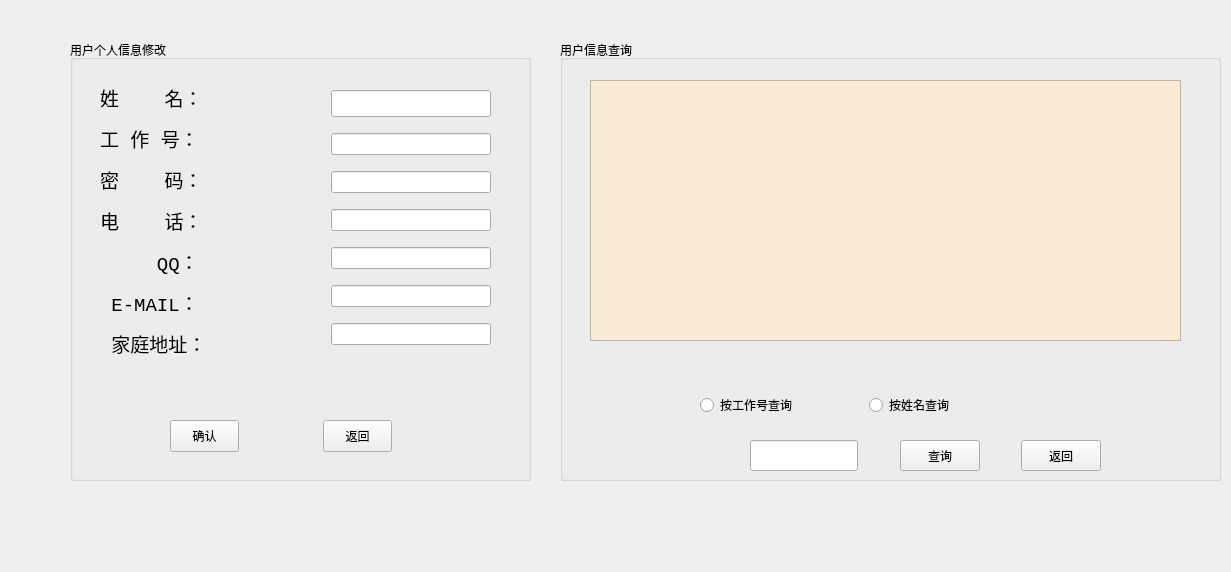
<?xml version="1.0" encoding="UTF-8"?>
<ui version="4.0">
 <class>UserManage</class>
 <widget class="QWidget" name="UserManage">
  <property name="geometry">
   <rect>
    <x>0</x>
    <y>0</y>
    <width>1231</width>
    <height>572</height>
   </rect>
  </property>
  <property name="sizePolicy">
   <sizepolicy hsizetype="Expanding" vsizetype="Expanding">
    <horstretch>0</horstretch>
    <verstretch>0</verstretch>
   </sizepolicy>
  </property>
  <property name="windowTitle">
   <string>修改用户信息</string>
  </property>
  <property name="autoFillBackground">
   <bool>true</bool>
  </property>
  <property name="styleSheet">
   <string notr="true"/>
  </property>
  <widget class="QGroupBox" name="rightGroupBox">
   <property name="geometry">
    <rect>
     <x>560</x>
     <y>40</y>
     <width>661</width>
     <height>441</height>
    </rect>
   </property>
   <property name="sizePolicy">
    <sizepolicy hsizetype="Expanding" vsizetype="Expanding">
     <horstretch>0</horstretch>
     <verstretch>0</verstretch>
    </sizepolicy>
   </property>
   <property name="styleSheet">
    <string notr="true"/>
   </property>
   <property name="title">
    <string>用户信息查询</string>
   </property>
   <widget class="QTableView" name="userInfoSearchView">
    <property name="geometry">
     <rect>
      <x>30</x>
      <y>40</y>
      <width>591</width>
      <height>261</height>
     </rect>
    </property>
    <property name="styleSheet">
     <string notr="true">color: rgb(0, 0, 0);
background-color: rgb(250, 235, 215);</string>
    </property>
   </widget>
   <widget class="QWidget" name="layoutWidget_2">
    <property name="geometry">
     <rect>
      <x>140</x>
      <y>350</y>
      <width>331</width>
      <height>30</height>
     </rect>
    </property>
    <layout class="QHBoxLayout" name="horizontalLayout_9">
     <item>
      <widget class="QRadioButton" name="numradio">
       <property name="styleSheet">
        <string notr="true"/>
       </property>
       <property name="text">
        <string>按工作号查询</string>
       </property>
      </widget>
     </item>
     <item>
      <widget class="QRadioButton" name="nameradio">
       <property name="styleSheet">
        <string notr="true"/>
       </property>
       <property name="text">
        <string>按姓名查询</string>
       </property>
      </widget>
     </item>
    </layout>
   </widget>
   <widget class="QWidget" name="layoutWidget">
    <property name="geometry">
     <rect>
      <x>190</x>
      <y>400</y>
      <width>351</width>
      <height>31</height>
     </rect>
    </property>
    <layout class="QHBoxLayout" name="horizontalLayout_3">
     <item>
      <widget class="QLineEdit" name="inputline">
       <property name="sizePolicy">
        <sizepolicy hsizetype="Expanding" vsizetype="Expanding">
         <horstretch>0</horstretch>
         <verstretch>0</verstretch>
        </sizepolicy>
       </property>
       <property name="styleSheet">
        <string notr="true"/>
       </property>
      </widget>
     </item>
     <item>
      <spacer name="horizontalSpacer_3">
       <property name="orientation">
        <enum>Qt::Horizontal</enum>
       </property>
       <property name="sizeHint" stdset="0">
        <size>
         <width>18</width>
         <height>28</height>
        </size>
       </property>
      </spacer>
     </item>
     <item>
      <widget class="QPushButton" name="searchbtn">
       <property name="sizePolicy">
        <sizepolicy hsizetype="Expanding" vsizetype="Expanding">
         <horstretch>0</horstretch>
         <verstretch>0</verstretch>
        </sizepolicy>
       </property>
       <property name="styleSheet">
        <string notr="true"/>
       </property>
       <property name="text">
        <string>查询</string>
       </property>
      </widget>
     </item>
     <item>
      <spacer name="horizontalSpacer_5">
       <property name="orientation">
        <enum>Qt::Horizontal</enum>
       </property>
       <property name="sizeHint" stdset="0">
        <size>
         <width>18</width>
         <height>28</height>
        </size>
       </property>
      </spacer>
     </item>
     <item>
      <widget class="QPushButton" name="returnbtn">
       <property name="sizePolicy">
        <sizepolicy hsizetype="Expanding" vsizetype="Expanding">
         <horstretch>0</horstretch>
         <verstretch>0</verstretch>
        </sizepolicy>
       </property>
       <property name="styleSheet">
        <string notr="true"/>
       </property>
       <property name="text">
        <string>返回</string>
       </property>
      </widget>
     </item>
    </layout>
   </widget>
  </widget>
  <widget class="QGroupBox" name="leftGroupBox">
   <property name="geometry">
    <rect>
     <x>70</x>
     <y>40</y>
     <width>461</width>
     <height>441</height>
    </rect>
   </property>
   <property name="sizePolicy">
    <sizepolicy hsizetype="Expanding" vsizetype="Expanding">
     <horstretch>0</horstretch>
     <verstretch>0</verstretch>
    </sizepolicy>
   </property>
   <property name="styleSheet">
    <string notr="true"/>
   </property>
   <property name="title">
    <string>用户个人信息修改</string>
   </property>
   <widget class="QWidget" name="layoutWidget">
    <property name="geometry">
     <rect>
      <x>100</x>
      <y>380</y>
      <width>222</width>
      <height>32</height>
     </rect>
    </property>
    <layout class="QHBoxLayout" name="horizontalLayout_8">
     <item>
      <widget class="QPushButton" name="confirmbtn">
       <property name="sizePolicy">
        <sizepolicy hsizetype="Preferred" vsizetype="Preferred">
         <horstretch>0</horstretch>
         <verstretch>0</verstretch>
        </sizepolicy>
       </property>
       <property name="minimumSize">
        <size>
         <width>60</width>
         <height>30</height>
        </size>
       </property>
       <property name="styleSheet">
        <string notr="true"/>
       </property>
       <property name="text">
        <string>确认</string>
       </property>
      </widget>
     </item>
     <item>
      <spacer name="horizontalSpacer">
       <property name="orientation">
        <enum>Qt::Horizontal</enum>
       </property>
       <property name="sizeHint" stdset="0">
        <size>
         <width>88</width>
         <height>20</height>
        </size>
       </property>
      </spacer>
     </item>
     <item>
      <widget class="QPushButton" name="canclebtn">
       <property name="sizePolicy">
        <sizepolicy hsizetype="Preferred" vsizetype="Preferred">
         <horstretch>0</horstretch>
         <verstretch>0</verstretch>
        </sizepolicy>
       </property>
       <property name="minimumSize">
        <size>
         <width>60</width>
         <height>30</height>
        </size>
       </property>
       <property name="styleSheet">
        <string notr="true"/>
       </property>
       <property name="text">
        <string>返回</string>
       </property>
      </widget>
     </item>
    </layout>
   </widget>
   <widget class="QWidget" name="layoutWidget">
    <property name="geometry">
     <rect>
      <x>30</x>
      <y>40</y>
      <width>391</width>
      <height>281</height>
     </rect>
    </property>
    <layout class="QHBoxLayout" name="horizontalLayout">
     <item>
      <layout class="QVBoxLayout" name="verticalLayout">
       <item>
        <widget class="QLabel" name="label_7">
         <property name="sizePolicy">
          <sizepolicy hsizetype="Minimum" vsizetype="Preferred">
           <horstretch>0</horstretch>
           <verstretch>0</verstretch>
          </sizepolicy>
         </property>
         <property name="minimumSize">
          <size>
           <width>0</width>
           <height>0</height>
          </size>
         </property>
         <property name="font">
          <font>
           <family>Courier New</family>
           <pointsize>14</pointsize>
          </font>
         </property>
         <property name="styleSheet">
          <string notr="true"/>
         </property>
         <property name="text">
          <string>姓    名：</string>
         </property>
         <property name="buddy">
          <cstring>nameLineEdit</cstring>
         </property>
        </widget>
       </item>
       <item>
        <widget class="QLabel" name="label_6">
         <property name="sizePolicy">
          <sizepolicy hsizetype="Fixed" vsizetype="Preferred">
           <horstretch>0</horstretch>
           <verstretch>0</verstretch>
          </sizepolicy>
         </property>
         <property name="minimumSize">
          <size>
           <width>0</width>
           <height>0</height>
          </size>
         </property>
         <property name="font">
          <font>
           <family>Courier New</family>
           <pointsize>14</pointsize>
          </font>
         </property>
         <property name="text">
          <string>工 作 号：</string>
         </property>
         <property name="buddy">
          <cstring>numLineEdit</cstring>
         </property>
        </widget>
       </item>
       <item>
        <widget class="QLabel" name="label_5">
         <property name="sizePolicy">
          <sizepolicy hsizetype="Fixed" vsizetype="Preferred">
           <horstretch>0</horstretch>
           <verstretch>0</verstretch>
          </sizepolicy>
         </property>
         <property name="minimumSize">
          <size>
           <width>0</width>
           <height>0</height>
          </size>
         </property>
         <property name="font">
          <font>
           <family>Courier New</family>
           <pointsize>14</pointsize>
          </font>
         </property>
         <property name="text">
          <string>密    码：</string>
         </property>
         <property name="buddy">
          <cstring>passwordLineEdit</cstring>
         </property>
        </widget>
       </item>
       <item>
        <widget class="QLabel" name="label">
         <property name="sizePolicy">
          <sizepolicy hsizetype="Fixed" vsizetype="Preferred">
           <horstretch>0</horstretch>
           <verstretch>0</verstretch>
          </sizepolicy>
         </property>
         <property name="font">
          <font>
           <family>Courier New</family>
           <pointsize>14</pointsize>
          </font>
         </property>
         <property name="text">
          <string>电    话：</string>
         </property>
         <property name="buddy">
          <cstring>telephoneLineEdit</cstring>
         </property>
        </widget>
       </item>
       <item>
        <widget class="QLabel" name="label_2">
         <property name="sizePolicy">
          <sizepolicy hsizetype="Fixed" vsizetype="Preferred">
           <horstretch>0</horstretch>
           <verstretch>0</verstretch>
          </sizepolicy>
         </property>
         <property name="minimumSize">
          <size>
           <width>0</width>
           <height>0</height>
          </size>
         </property>
         <property name="font">
          <font>
           <family>Courier New</family>
           <pointsize>14</pointsize>
          </font>
         </property>
         <property name="styleSheet">
          <string notr="true"/>
         </property>
         <property name="text">
          <string>     QQ：           </string>
         </property>
         <property name="buddy">
          <cstring>qqLineEdit</cstring>
         </property>
        </widget>
       </item>
       <item>
        <widget class="QLabel" name="label_3">
         <property name="sizePolicy">
          <sizepolicy hsizetype="Fixed" vsizetype="Preferred">
           <horstretch>0</horstretch>
           <verstretch>0</verstretch>
          </sizepolicy>
         </property>
         <property name="minimumSize">
          <size>
           <width>0</width>
           <height>0</height>
          </size>
         </property>
         <property name="font">
          <font>
           <family>Courier New</family>
           <pointsize>14</pointsize>
           <weight>50</weight>
           <bold>false</bold>
          </font>
         </property>
         <property name="styleSheet">
          <string notr="true"/>
         </property>
         <property name="text">
          <string> E-MAIL：   </string>
         </property>
         <property name="buddy">
          <cstring>emailLineEdit</cstring>
         </property>
        </widget>
       </item>
       <item>
        <widget class="QLabel" name="label_4">
         <property name="sizePolicy">
          <sizepolicy hsizetype="Fixed" vsizetype="Preferred">
           <horstretch>0</horstretch>
           <verstretch>0</verstretch>
          </sizepolicy>
         </property>
         <property name="minimumSize">
          <size>
           <width>0</width>
           <height>0</height>
          </size>
         </property>
         <property name="font">
          <font>
           <family>Courier New</family>
           <pointsize>14</pointsize>
           <weight>50</weight>
           <bold>false</bold>
          </font>
         </property>
         <property name="text">
          <string> 家庭地址：</string>
         </property>
         <property name="buddy">
          <cstring>adressLineEdit</cstring>
         </property>
        </widget>
       </item>
      </layout>
     </item>
     <item>
      <layout class="QVBoxLayout" name="verticalLayout_2">
       <item>
        <widget class="QLineEdit" name="nameLineEdit">
         <property name="enabled">
          <bool>true</bool>
         </property>
         <property name="sizePolicy">
          <sizepolicy hsizetype="Preferred" vsizetype="Fixed">
           <horstretch>0</horstretch>
           <verstretch>0</verstretch>
          </sizepolicy>
         </property>
         <property name="font">
          <font>
           <family>Courier New</family>
           <pointsize>12</pointsize>
           <weight>50</weight>
           <italic>false</italic>
           <bold>false</bold>
          </font>
         </property>
         <property name="styleSheet">
          <string notr="true">font: 12pt &quot;Courier New&quot;;
</string>
         </property>
         <property name="text">
          <string/>
         </property>
        </widget>
       </item>
       <item>
        <widget class="QLineEdit" name="numLineEdit">
         <property name="sizePolicy">
          <sizepolicy hsizetype="Preferred" vsizetype="Fixed">
           <horstretch>0</horstretch>
           <verstretch>0</verstretch>
          </sizepolicy>
         </property>
         <property name="styleSheet">
          <string notr="true">font: 12pt &quot;Courier New&quot;;</string>
         </property>
         <property name="text">
          <string/>
         </property>
        </widget>
       </item>
       <item>
        <widget class="QLineEdit" name="passwordLineEdit">
         <property name="sizePolicy">
          <sizepolicy hsizetype="Preferred" vsizetype="Fixed">
           <horstretch>0</horstretch>
           <verstretch>0</verstretch>
          </sizepolicy>
         </property>
         <property name="styleSheet">
          <string notr="true">font: 12pt &quot;Courier New&quot;;</string>
         </property>
         <property name="text">
          <string/>
         </property>
        </widget>
       </item>
       <item>
        <widget class="QLineEdit" name="telephoneLineEdit">
         <property name="enabled">
          <bool>true</bool>
         </property>
         <property name="sizePolicy">
          <sizepolicy hsizetype="Preferred" vsizetype="Fixed">
           <horstretch>0</horstretch>
           <verstretch>0</verstretch>
          </sizepolicy>
         </property>
         <property name="styleSheet">
          <string notr="true">font: 12pt &quot;Courier New&quot;;</string>
         </property>
         <property name="text">
          <string/>
         </property>
        </widget>
       </item>
       <item>
        <widget class="QLineEdit" name="qqLineEdit">
         <property name="sizePolicy">
          <sizepolicy hsizetype="Preferred" vsizetype="Fixed">
           <horstretch>0</horstretch>
           <verstretch>0</verstretch>
          </sizepolicy>
         </property>
         <property name="styleSheet">
          <string notr="true">font: 12pt &quot;Courier New&quot;;</string>
         </property>
        </widget>
       </item>
       <item>
        <widget class="QLineEdit" name="emailLineEdit">
         <property name="sizePolicy">
          <sizepolicy hsizetype="Preferred" vsizetype="Fixed">
           <horstretch>0</horstretch>
           <verstretch>0</verstretch>
          </sizepolicy>
         </property>
         <property name="styleSheet">
          <string notr="true">font: 12pt &quot;Courier New&quot;;</string>
         </property>
        </widget>
       </item>
       <item>
        <widget class="QLineEdit" name="adressLineEdit">
         <property name="sizePolicy">
          <sizepolicy hsizetype="Preferred" vsizetype="Fixed">
           <horstretch>0</horstretch>
           <verstretch>0</verstretch>
          </sizepolicy>
         </property>
         <property name="styleSheet">
          <string notr="true">font: 12pt &quot;Courier New&quot;;</string>
         </property>
        </widget>
       </item>
      </layout>
     </item>
    </layout>
   </widget>
  </widget>
 </widget>
 <tabstops>
  <tabstop>numradio</tabstop>
  <tabstop>nameradio</tabstop>
  <tabstop>userInfoSearchView</tabstop>
  <tabstop>inputline</tabstop>
  <tabstop>searchbtn</tabstop>
  <tabstop>returnbtn</tabstop>
  <tabstop>nameLineEdit</tabstop>
  <tabstop>numLineEdit</tabstop>
  <tabstop>passwordLineEdit</tabstop>
  <tabstop>telephoneLineEdit</tabstop>
  <tabstop>qqLineEdit</tabstop>
  <tabstop>adressLineEdit</tabstop>
  <tabstop>emailLineEdit</tabstop>
  <tabstop>canclebtn</tabstop>
  <tabstop>confirmbtn</tabstop>
 </tabstops>
 <resources/>
 <connections/>
</ui>
